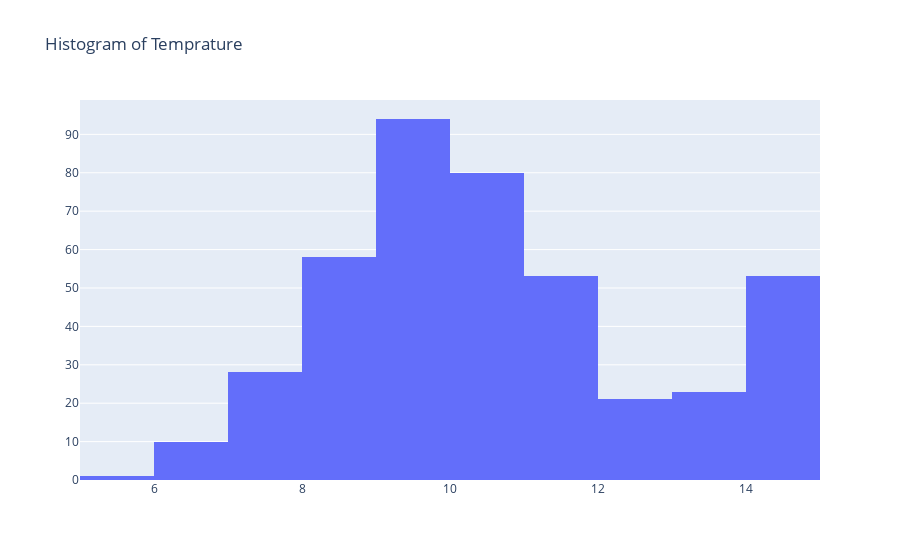

The cell this chart's notebook holds for it:
### Markdown cell above
## **Histogram in Plotly**

### Code cell
trace = go.Histogram(x = df['Temperature - (Celsius)'], xbins = {'size': 1, 'start' :0, 'end':15})

data = [trace]
layout = go.Layout(title= 'Histogram of Temprature')

fig = go.Figure(data=data,layout=layout)

iplot(fig)

### Figure 1 — Plotly figure (JSON) as saved in the notebook; plotly's stock layout.template omitted (floating-point values rounded to 4 significant figures; data arrays with more than 128 entries replaced by an {"elided": "..."} marker saying what was removed)
{"data": [{"type": "histogram", "x": {"elided": "1392 float values"}, "xbins": {"end": 15, "size": 1, "start": 0}}], "layout": {"title": {"text": "Histogram of Temprature"}}}
